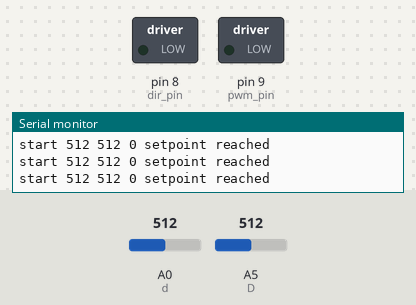
Recording of a sketch running on a simulated Arduino Uno, built with avr-gcc and run on an emulated ATmega328P. Parts: switched loads named in the sketch (green lamp = pin HIGH), the last lines printed to the serial monitor. The inputs (shaded band) are chosen by the test bench; at power-on: A0 (d) = 512, A5 (D) = 512.

Above: at 1.2 s.
1.3 s: A0 (d) set to 546
4.3 s: A0 (d) set to 574
At 5.2 s:
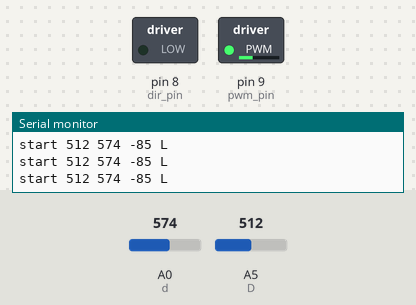
5.8 s: A5 (D) set to 537
At 6.3 s:
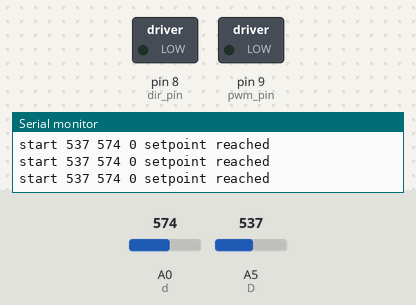
8.8 s: A5 (D) set to 609
11.8 s: A5 (D) set to 641
At 13.0 s:
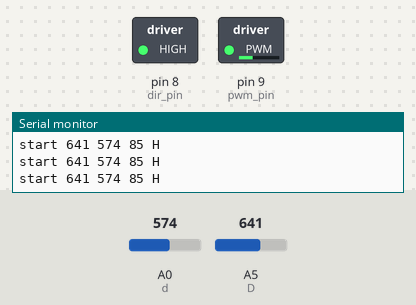
13.3 s: A0 (d) set to 122
At 14.3 s:
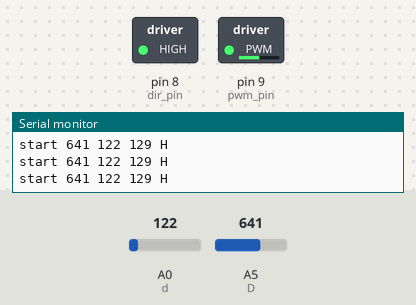
Timing chart, 0 to 15.8 s (numbered marks = the images above; inputs shaded):
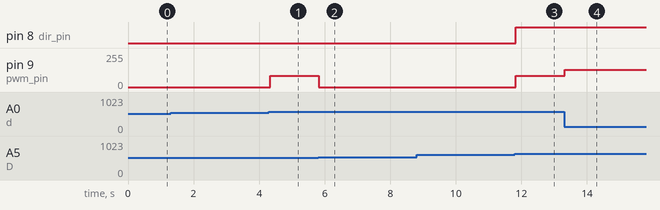

The sketch:

haptic_feedback.ino
```cpp
/* 2bldc motor both interlinked. driver moves, driven moves with same speed same direction
 *  in bldc speed and torque are inversely proportional. P=TW
 *  pwm varies speed of bldc using esc. 0-100 duty cycle - 0 to max speed
 *  hall effect sensor is used to derive angular speed of bldc motor
*/

//position PID
//#include <Servo.h>
//Servo ESC;
#define D A5     //  input
#define d A0     //should feel the force //will always follow D //output
#define pwm_pin 9
#define dir_pin 8
//PID constants
double kp = 1;
double ki = 0;
double kd = 0;

unsigned long currentTime, previousTime;
double elapsedTime;
double error ;
double lastError;
int output, setPoint, last_theta_d, theta_d, last_theta_D, theta_D;
double cumError, rateError, rateErrorR;


/* motors specifications */
int T1, T2, read_D, read_d, w_D, w_d, w_exp, target;
int P1 = 150;   //Watt
int P2 = 150;
int max_wD = 12000;   //rpm
int max_wd = 12000;


void setup()
{
  pinMode(D, INPUT_PULLUP);
  pinMode(d, INPUT_PULLUP);
  pinMode(pwm_pin, OUTPUT);
  pinMode(dir_pin, OUTPUT);
//  ESC.attach(pwm_pin,1000,2000);
  Serial.begin(9600);
}


void loop(){
//main loop
  Serial.print("start ");
  read_D = analogRead(D);
  Serial.print(read_D);
//  currentTime = millis();                         //get current time
//  elapsedTime = currentTime - previousTime;       //compute time elapsed from previous computation
//  int read_d = map(read_d,0,1023,0,180);
//  w_D = (theta_D - last_theta_D)/elapsedTime;
//  T1 =  P1 / w_D;                  //torque applied by driver
//  T1 = T2;                         //same torque
//  w_exp = P2 / T2;                 //w_d required to reach the same position
//  int setPoint = read_D;                //target set
  read_d = analogRead(d);
  Serial.print(" ");
  Serial.print(read_d);
//  currentTime = millis();                         //get current time
//  elapsedTime = currentTime - previousTime;       //compute time elapsed from previous computation
//  int theta_d = map(read_d,0,1023,0,180);
//  w_d = (theta_d - last_theta_d)/elapsedTime;

  currentTime = millis();                         //get current time
  elapsedTime = currentTime - previousTime;       //compute time elapsed from previous computation

  error = read_D - read_d;                      // determine error
  if (error > 50){
    error = constrain(error,340,1023);
  }
  else if (error < -50){
    error = constrain(error,-1023,-340);
  }
  else{
    error = 0;
  }

  cumError += error * elapsedTime;                // compute integral
  rateError = (error - lastError)/elapsedTime;    // compute derivative

  int output = kp*error + ki*cumError + kd*rateError; //PID output

  lastError = error;                              //remember current error
  previousTime = currentTime;                     //remember current time
//  output = computePID();

//  last_theta_D = theta_D;                              //remember current error
//  previousTime = currentTime;

  int pwm = output/4;

  Serial.print(" ");
  Serial.print(pwm);
  if (pwm > 0){
    analogWrite(pwm_pin, pwm);
    digitalWrite(dir_pin ,HIGH);
    Serial.println(" H");
  }
  else if (pwm < 0){
    analogWrite(pwm_pin, -pwm);
    digitalWrite(dir_pin, LOW);
    Serial.println(" L");
  }
  else{
    analogWrite(pwm_pin, 0);
    Serial.println(" setpoint reached");
  }
}
```

Measured:
- the behaviour switches between 562 and 563 on A0 (d) (found by bisection; images 0 and 1)
- the behaviour switches between 523 and 524 on A5 (D) (found by bisection; images 1 and 2)
- the behaviour switches between 624 and 625 on A5 (D) (found by bisection; images 2 and 3)
- after the input at 4.3 s, pin 9 (pwm_pin): 0/255 → 85/255 at once
- after the input at 5.8 s, pin 9 (pwm_pin): 85/255 → 0/255 at once
- after the input at 11.8 s, pin 8 (dir_pin): LOW → HIGH at once; pin 9 (pwm_pin): 0/255 → 85/255 at once
- after the input at 13.3 s, pin 9 (pwm_pin): 85/255 → 129/255 at once
